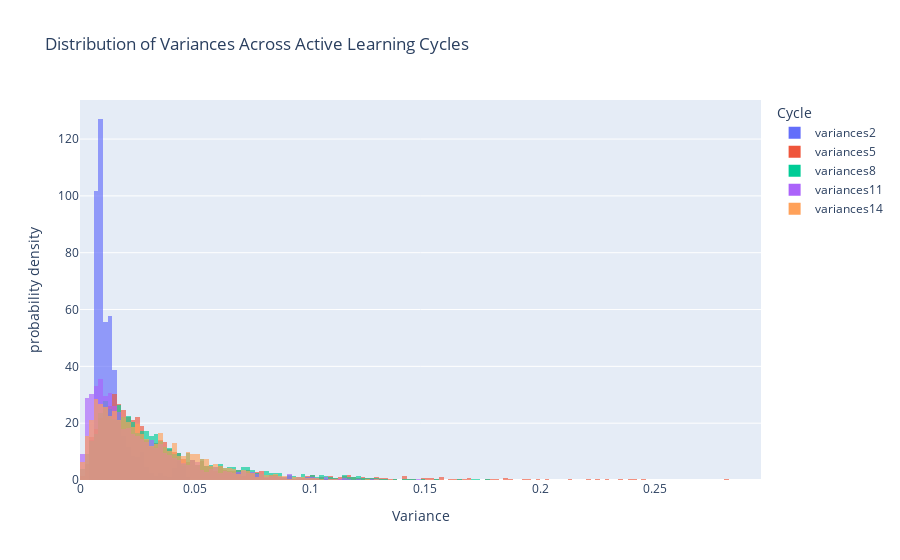

The cell this chart's notebook holds for it:
### Code cell
columns_to_plot = ['variances2', 'variances5', 'variances8', 'variances11', 'variances14']

# "Melt" the selected columns into a long-format DataFrame
melted_df = final_df[columns_to_plot].melt(
    var_name='Cycle',      # New column for the original column names
    value_name='Variance'  # New column for the variance values
)

fig = px.histogram(
    data_frame=melted_df,
    x='Variance',                                  
    color='Cycle',                                 
    barmode='overlay',                             
    opacity=0.65,                                  
    histnorm='probability density',                
    title='Distribution of Variances Across Active Learning Cycles'
)

fig.show()

### Figure 1 — Plotly figure (JSON) as saved in the notebook; plotly's stock layout.template omitted (floating-point values rounded to 4 significant figures; data arrays with more than 128 entries replaced by an {"elided": "..."} marker saying what was removed)
{"data": [{"bingroup": "x", "histnorm": "probability density", "hovertemplate": "Cycle=variances2<br>Variance=%{x}<br>probability density=%{y}<extra></extra>", "legendgroup": "variances2", "marker": {"color": "#636efa", "opacity": 0.65, "pattern": {"shape": ""}}, "name": "variances2", "orientation": "v", "showlegend": true, "type": "histogram", "x": {"elided": "3152 float values"}, "xaxis": "x", "yaxis": "y"}, {"bingroup": "x", "histnorm": "probability density", "hovertemplate": "Cycle=variances5<br>Variance=%{x}<br>probability density=%{y}<extra></extra>", "legendgroup": "variances5", "marker": {"color": "#EF553B", "opacity": 0.65, "pattern": {"shape": ""}}, "name": "variances5", "orientation": "v", "showlegend": true, "type": "histogram", "x": {"elided": "3152 float values"}, "xaxis": "x", "yaxis": "y"}, {"bingroup": "x", "histnorm": "probability density", "hovertemplate": "Cycle=variances8<br>Variance=%{x}<br>probability density=%{y}<extra></extra>", "legendgroup": "variances8", "marker": {"color": "#00cc96", "opacity": 0.65, "pattern": {"shape": ""}}, "name": "variances8", "orientation": "v", "showlegend": true, "type": "histogram", "x": {"elided": "3152 float values"}, "xaxis": "x", "yaxis": "y"}, {"bingroup": "x", "histnorm": "probability density", "hovertemplate": "Cycle=variances11<br>Variance=%{x}<br>probability density=%{y}<extra></extra>", "legendgroup": "variances11", "marker": {"color": "#ab63fa", "opacity": 0.65, "pattern": {"shape": ""}}, "name": "variances11", "orientation": "v", "showlegend": true, "type": "histogram", "x": {"elided": "3152 float values"}, "xaxis": "x", "yaxis": "y"}, {"bingroup": "x", "histnorm": "probability density", "hovertemplate": "Cycle=variances14<br>Variance=%{x}<br>probability density=%{y}<extra></extra>", "legendgroup": "variances14", "marker": {"color": "#FFA15A", "opacity": 0.65, "pattern": {"shape": ""}}, "name": "variances14", "orientation": "v", "showlegend": true, "type": "histogram", "x": {"elided": "3152 float values"}, "xaxis": "x", "yaxis": "y"}], "layout": {"barmode": "overlay", "legend": {"title": {"text": "Cycle"}, "tracegroupgap": 0}, "title": {"text": "Distribution of Variances Across Active Learning Cycles"}, "xaxis": {"anchor": "y", "domain": [0, 1], "title": {"text": "Variance"}}, "yaxis": {"anchor": "x", "domain": [0, 1], "title": {"text": "probability density"}}}}
